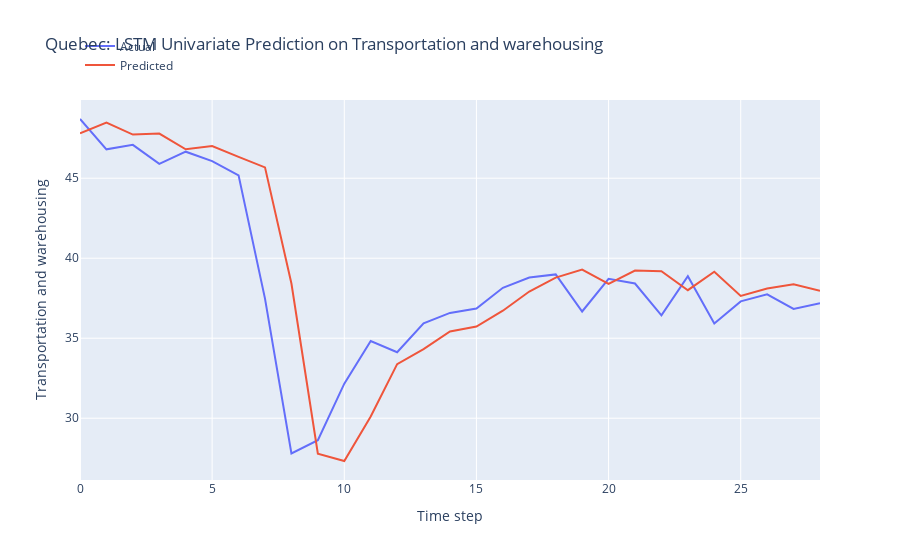

Notebook cell for this chart:
### Markdown cell above
LSTM Model Development

### Code cell
n_features = 1
X_train = X_train.reshape(X_train.shape[0], X_train.shape[1], n_features)

# define model
model = Sequential()
model.add(LSTM(50, activation='relu', input_shape=(n_steps, n_features)))
model.add(Dense(1))

# model = Sequential()
# model.add(LSTM(100, activation='relu', input_shape=(n_steps, n_features), kernel_regularizer=L2(0.001), return_sequences=True))
# model.add(LSTM(50, activation='relu', kernel_regularizer=L2(0.01)))
# model.add(Dense(1))

def r_squared(y_true, y_pred):
    SS_res =  K.sum(K.square(y_true - y_pred)) 
    SS_tot = K.sum(K.square(y_true - K.mean(y_true))) 
    return ( 1 - SS_res/(SS_tot + K.epsilon()) )

# Compile the model
model.compile(optimizer='adam', 
              loss='mse',
              metrics=[r_squared])

early_stopping = EarlyStopping(monitor='loss', patience=5, restore_best_weights=True)

# fit model
history = model.fit(X_train, y_train, 
          epochs = 20,
          batch_size = 32,
          verbose = 0,
          callbacks=[early_stopping])

# Obtain the MSE and R-squared from the last epoch
last_epoch_mse = history.history['loss'][-1]
last_epoch_r_squared = history.history['r_squared'][-1]

# Print the MSE and R-squared
print("Mean Squared Error (MSE) from the last epoch:", last_epoch_mse)
print("R-squared from the last epoch:", last_epoch_r_squared)

# plot loss and r2 score
plt.figure(figsize=(10, 6))

# Plot train loss
plt.plot(history.history['loss'], label='Train Loss')

# Plot train R-squared score
plt.plot(history.history['r_squared'], label='Train R2')

plt.title('Model Training Loss and R-squared Score')
plt.xlabel('Epochs')
plt.ylabel('Value')
plt.legend()
plt.grid(True)
plt.show()

# Evaluate the model
loss = model.evaluate(X_test, y_test)
print("MSE and R_squared:", loss)

# make prediction on test data
X_test = X_test.reshape(X_test.shape[0], X_test.shape[1], n_features)
y_pred = model.predict(X_test)

# Print the first 5 predictions and actual values
print("Predictions:")
flattened_predictions = [pred[0] for pred in y_pred[:10]]
print(flattened_predictions)
# print(y_pred[:10].tolist())
print("Actual values:")
rounded_actual_values = [round(value, len(str(prediction).split('.')[1])) for value, prediction in zip(y_test[:10], flattened_predictions)]
print(rounded_actual_values)

# plot the actual and predicted values for test data
trace1 = go.Scatter(x=np.arange(len(y_test)), y=y_test.flatten(), mode='lines', name='Actual')
trace2 = go.Scatter(x=np.arange(len(y_pred)), y=y_pred.flatten(), mode='lines', name='Predicted')

# Create layout
layout = go.Layout(
    title='Quebec: LSTM Univariate Prediction on Transportation and warehousing',
    xaxis=dict(title='Time step'),
    yaxis=dict(title='Transportation and warehousing'),
    legend=dict(x=0, y=1.18)
)

# Create figure
fig = go.Figure(data=[trace1, trace2], layout=layout)

# Show plot
fig.show()

### Figure 1 — Plotly figure (JSON) as saved in the notebook; plotly's stock layout.template omitted (floating-point values rounded to 4 significant figures)
{"data": [{"mode": "lines", "name": "Actual", "type": "scatter", "x": [0, 1, 2, 3, 4, 5, 6, 7, 8, 9, 10, 11, 12, 13, 14, 15, 16, 17, 18, 19, 20, 21, 22, 23, 24, 25, 26, 27, 28], "y": [48.7, 46.8, 47.08, 45.9, 46.66, 46.07, 45.18, 37.48, 27.8, 28.62, 32.16, 34.83, 34.12, 35.93, 36.58, 36.85, 38.15, 38.79, 38.99, 36.67, 38.71, 38.42, 36.43, 38.88, 35.93, 37.3, 37.74, 36.83, 37.19]}, {"mode": "lines", "name": "Predicted", "type": "scatter", "x": [0, 1, 2, 3, 4, 5, 6, 7, 8, 9, 10, 11, 12, 13, 14, 15, 16, 17, 18, 19, 20, 21, 22, 23, 24, 25, 26, 27, 28], "y": [47.8, 48.48, 47.73, 47.79, 46.81, 47.01, 46.33, 45.68, 38.42, 27.78, 27.33, 30.11, 33.38, 34.32, 35.42, 35.73, 36.72, 37.92, 38.79, 39.29, 38.39, 39.23, 39.19, 38.0, 39.16, 37.64, 38.11, 38.38, 37.96]}], "layout": {"legend": {"x": 0, "y": 1.18}, "title": {"text": "Quebec: LSTM Univariate Prediction on Transportation and warehousing"}, "xaxis": {"title": {"text": "Time step"}}, "yaxis": {"title": {"text": "Transportation and warehousing"}}}}
